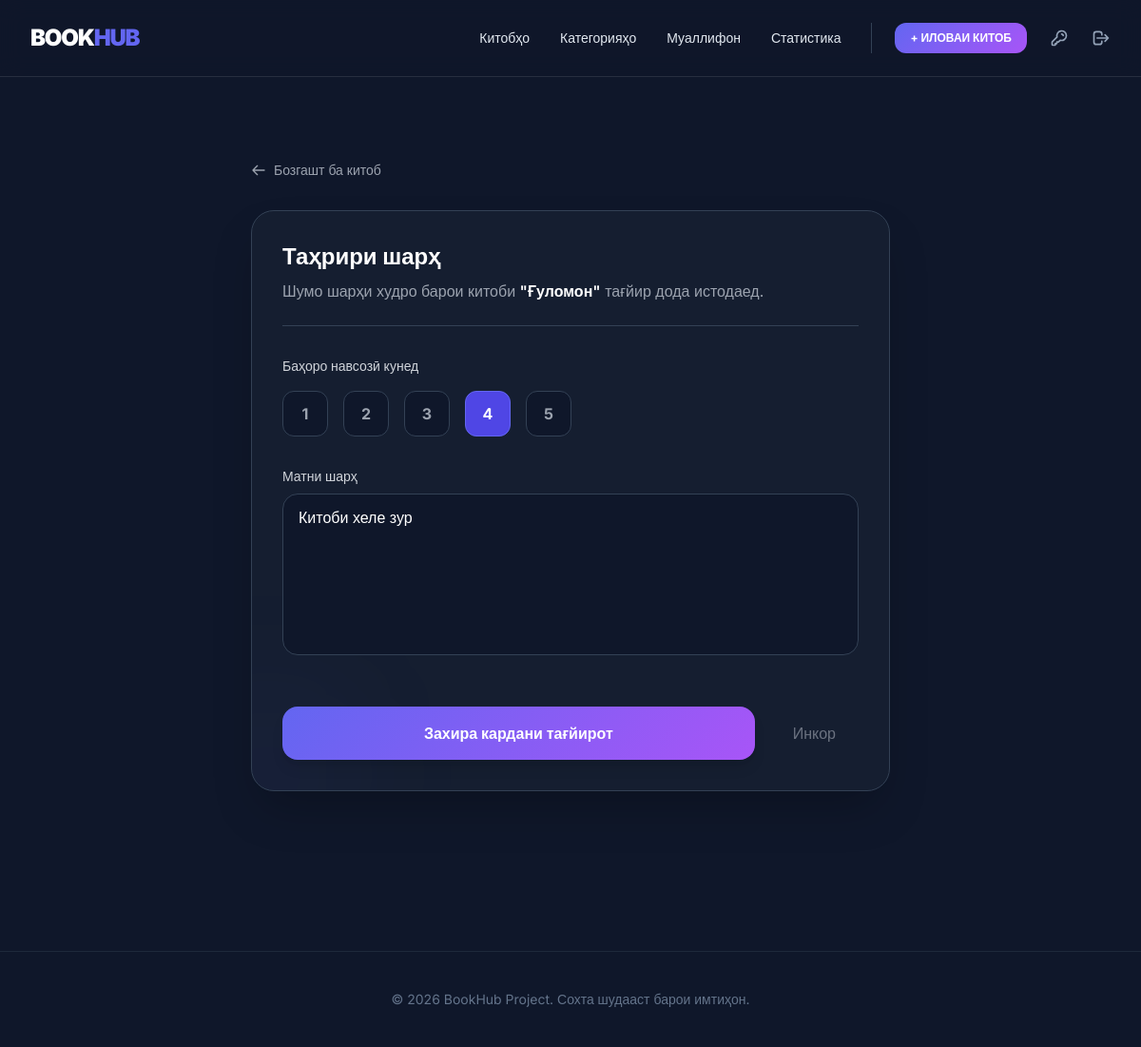
Page /update_review/3/ (signed in) on the earlier database version.
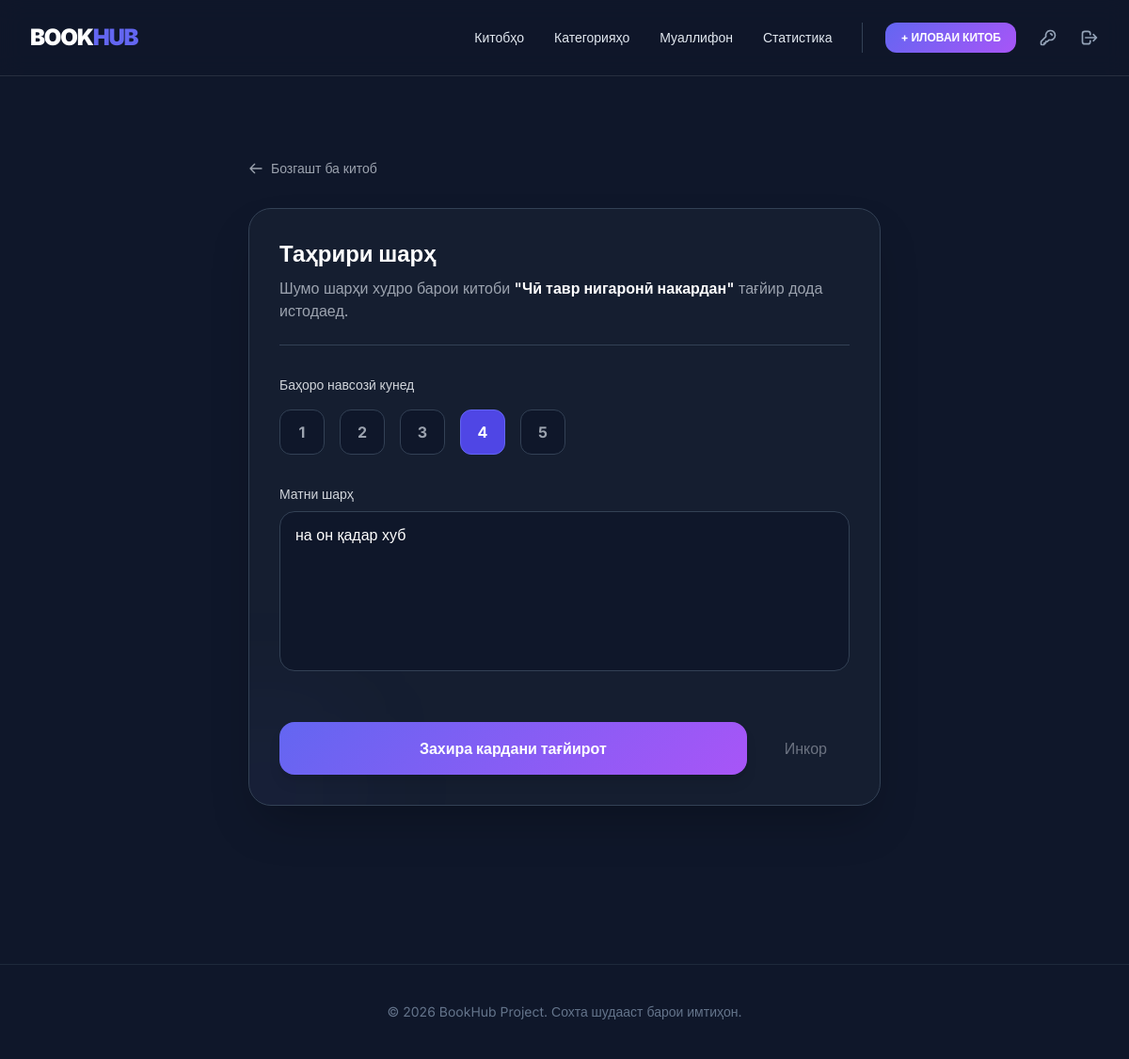
Same page on the later database version.
### app/models.py (models this page shows, shortened)
class Review(models.Model):
    book = models.ForeignKey(Book,related_name='reviews',on_delete=models.CASCADE)
    user = models.ForeignKey(User,related_name='reviews',on_delete=models.CASCADE)
    text = models.TextField()
    rating = models.IntegerField()
    created_at = models.DateTimeField(auto_now_add=True)

class Book(models.Model):
    title = models.CharField(max_length=50)
    description = models.TextField()
    price = models.DecimalField(max_digits=15,decimal_places=2)
    cover_image = models.ImageField(upload_to="books/")
    created_at = models.DateTimeField(auto_now_add=True)
    author = models.ForeignKey(Author,related_name='books',on_delete=models.CASCADE)
    category = models.ForeignKey(Category,related_name='books',on_delete=models.CASCADE)
    created_by = models.ForeignKey(User,related_name='books',on_delete=models.CASCADE)

### app/views.py (the view, shortened to what this page needs)
# urls.py: path('update_review/<int:id>/', update_review, name='update_review'),
def update_review(request, id):
    if not request.session.get('user_id'):
        return redirect('login')
    review       = get_object_or_404(Review, id=id)
    current_user = get_object_or_404(User, id=request.session['user_id'])
    if review.user.id != current_user.id and not current_user.is_staff:
        messages.error(request, "Шумо ҳуқуқи тағир додани ин баррасиро надоред.")
        return redirect('detail_book', id=review.book.id)
    return render(request, 'update_review.html', {'review': review})

### templates/update_review.html (shortened to what this page needs)
{% extends 'base.html' %}
{% block content %}
<div class="max-w-2xl mx-auto py-12">
    <a href="{% url 'detail_book' review.book.id %}" class="flex items-center text-sm text-gray-400 hover:text-indigo-400 transition mb-8 group">
        <svg xmlns="http://www.w3.org/2000/svg" class="h-4 w-4 mr-2 group-hover:-translate-x-1 transition-transform" fill="none" viewBox="0 0 24 24" stroke="currentColor">
            <path stroke-linecap="round" stroke-linejoin="round" stroke-width="2" d="M10 19l-7-7m0 0l7-7m-7 7h18" />
        </svg>
        Бозгашт ба китоб
    </a>
    <div class="bg-slate-800/40 border border-slate-700 rounded-3xl p-8 shadow-2xl relative overflow-hidden">
        <div class="absolute -bottom-20 -left-20 w-48 h-48 bg-indigo-500/5 blur-3xl rounded-full"></div>
        <div class="relative z-10">
            <div class="mb-8 border-b border-slate-700 pb-6">
                <h1 class="text-2xl font-bold text-white">Таҳрири шарҳ</h1>
                <p class="text-gray-400 mt-2">Шумо шарҳи худро барои китоби <span class="text-white font-semibold">"{{ review.book.title }}"</span> тағйир дода истодаед.</p>
            </div>
            <form method="POST" class="space-y-8">
                <div>
                    <label class="block text-sm font-medium text-gray-300 mb-4">Баҳоро навсозӣ кунед</label>
                    <div class="flex gap-4">
                        {% for i in "12345" %}
                        <label class="relative cursor-pointer group">
                            <div class="w-12 h-12 flex items-center justify-center bg-slate-900 border border-slate-700 rounded-xl text-gray-400 peer-checked:bg-indigo-600 peer-checked:text-white peer-checked:border-indigo-500 group-hover:border-indigo-400 transition-all font-bold">
                                {{ i }}
                            </div>
                        </label>
                        {% endfor %}
                    </div>
                </div>
                <div>
                    <label for="text" class="block text-sm font-medium text-gray-300 mb-2">Матни шарҳ</label>
                    <textarea name="text" id="text" rows="6" required
                              class="w-full bg-slate-900 border border-slate-700 text-white rounded-2xl px-4 py-3 focus:ring-2 focus:ring-indigo-500 outline-none transition resize-none">{{ review.text }}</textarea>
                </div>
                <div class="flex items-center gap-4 pt-4">
                    <button type="submit" class="flex-1 btn-premium py-4 rounded-2xl font-bold text-white shadow-lg">
                        Захира кардани тағйирот
                    </button>
                    <a href="{% url 'detail_book' review.book.id %}" class="px-6 py-4 text-gray-500 hover:text-white transition font-medium">
                        Инкор
                    </a>
                </div>
            </form>
        </div>
    </div>
</div>
{% endblock %}

Differences in the rows shown:
changed Review: book "Ғуломон" → "Чӣ тавр нигаронӣ накардан"; text "Китоби хеле зур" → "на он қадар хуб"
